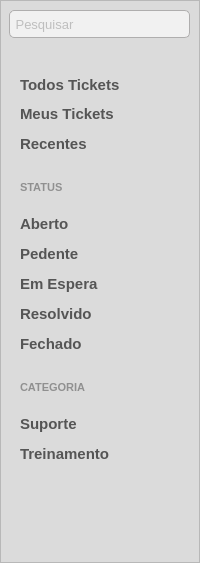
<?xml version="1.0" encoding="UTF-8"?>
<ui version="4.0">
 <class>frm_menu</class>
 <widget class="QFrame" name="frm_menu">
  <property name="geometry">
   <rect>
    <x>0</x>
    <y>0</y>
    <width>200</width>
    <height>563</height>
   </rect>
  </property>
  <property name="minimumSize">
   <size>
    <width>200</width>
    <height>563</height>
   </size>
  </property>
  <property name="maximumSize">
   <size>
    <width>200</width>
    <height>16777215</height>
   </size>
  </property>
  <property name="windowTitle">
   <string>Tickets</string>
  </property>
  <property name="styleSheet">
   <string notr="true">QFrame#frm_menu {
	background-color: #DBDBDB;
}</string>
  </property>
  <layout class="QVBoxLayout" name="vrl_ticket_menu">
   <property name="spacing">
    <number>0</number>
   </property>
   <property name="leftMargin">
    <number>0</number>
   </property>
   <property name="topMargin">
    <number>0</number>
   </property>
   <property name="rightMargin">
    <number>0</number>
   </property>
   <property name="bottomMargin">
    <number>0</number>
   </property>
   <item>
    <widget class="QFrame" name="frm_ticket_menu">
     <property name="minimumSize">
      <size>
       <width>200</width>
       <height>563</height>
      </size>
     </property>
     <property name="maximumSize">
      <size>
       <width>200</width>
       <height>16777215</height>
      </size>
     </property>
     <property name="frameShape">
      <enum>QFrame::StyledPanel</enum>
     </property>
     <property name="frameShadow">
      <enum>QFrame::Raised</enum>
     </property>
     <widget class="QPushButton" name="btn_training">
      <property name="geometry">
       <rect>
        <x>0</x>
        <y>439</y>
        <width>200</width>
        <height>30</height>
       </rect>
      </property>
      <property name="minimumSize">
       <size>
        <width>200</width>
        <height>30</height>
       </size>
      </property>
      <property name="maximumSize">
       <size>
        <width>200</width>
        <height>30</height>
       </size>
      </property>
      <property name="font">
       <font>
        <family>Arial</family>
        <pointsize>11</pointsize>
        <weight>75</weight>
        <bold>true</bold>
        <underline>false</underline>
        <strikeout>false</strikeout>
       </font>
      </property>
      <property name="styleSheet">
       <string notr="true">QPushButton#btn_training {
	text-align:left;
	text-decoration: none;
	margin-left: 20px;
	border: none;
	color: #555555;
}

QPushButton#btn_training:hover {
	color: #00B1FF;
	text-decoration: none;
}

QPushButton#btn_training:pressed {
	color: #00B1FF;
	text-decoration: none;
}

QPushButton#btn_training:focus {
    color: #00B1FF;
	text-decoration: underline;
}</string>
      </property>
      <property name="text">
       <string>Treinamento</string>
      </property>
      <property name="iconSize">
       <size>
        <width>0</width>
        <height>0</height>
       </size>
      </property>
     </widget>
     <widget class="QLineEdit" name="txt_search_ticket">
      <property name="geometry">
       <rect>
        <x>9</x>
        <y>10</y>
        <width>181</width>
        <height>28</height>
       </rect>
      </property>
      <property name="minimumSize">
       <size>
        <width>181</width>
        <height>28</height>
       </size>
      </property>
      <property name="maximumSize">
       <size>
        <width>181</width>
        <height>28</height>
       </size>
      </property>
      <property name="font">
       <font>
        <family>Arial</family>
        <pointsize>10</pointsize>
       </font>
      </property>
      <property name="focusPolicy">
       <enum>Qt::ClickFocus</enum>
      </property>
      <property name="statusTip">
       <string>Pesquisar</string>
      </property>
      <property name="whatsThis">
       <string>Pesquisar</string>
      </property>
      <property name="accessibleName">
       <string>Pesquisar</string>
      </property>
      <property name="accessibleDescription">
       <string>Pesquisar</string>
      </property>
      <property name="styleSheet">
       <string notr="true">QLineEdit#txt_search_ticket {
	background-color: #F1F1F1;
	color: #8C8C8C;
	border: 1px solid #AFAEAE;
	border-radius: 5px;
}</string>
      </property>
      <property name="text">
       <string/>
      </property>
      <property name="maxLength">
       <number>40</number>
      </property>
      <property name="placeholderText">
       <string> Pesquisar</string>
      </property>
     </widget>
     <widget class="QPushButton" name="btn_my_tickets">
      <property name="geometry">
       <rect>
        <x>0</x>
        <y>99</y>
        <width>200</width>
        <height>30</height>
       </rect>
      </property>
      <property name="minimumSize">
       <size>
        <width>200</width>
        <height>30</height>
       </size>
      </property>
      <property name="maximumSize">
       <size>
        <width>200</width>
        <height>30</height>
       </size>
      </property>
      <property name="font">
       <font>
        <family>Arial</family>
        <pointsize>11</pointsize>
        <weight>75</weight>
        <bold>true</bold>
        <underline>false</underline>
        <strikeout>false</strikeout>
       </font>
      </property>
      <property name="styleSheet">
       <string notr="true">QPushButton#btn_my_tickets {
	text-align:left;
	text-decoration: none;
	margin-left: 20px;
	border: none;
	color: #555555;
}

QPushButton#btn_my_tickets:hover {
	color: #00B1FF;
	text-decoration: none;
}

QPushButton#btn_my_tickets:pressed {
	color: #00B1FF;
	text-decoration: none;
}

QPushButton#btn_my_tickets:focus {
    color: #00B1FF;
	text-decoration: underline;
}</string>
      </property>
      <property name="text">
       <string>Meus Tickets</string>
      </property>
      <property name="iconSize">
       <size>
        <width>0</width>
        <height>0</height>
       </size>
      </property>
     </widget>
     <widget class="QPushButton" name="btn_solved">
      <property name="geometry">
       <rect>
        <x>0</x>
        <y>299</y>
        <width>200</width>
        <height>30</height>
       </rect>
      </property>
      <property name="minimumSize">
       <size>
        <width>200</width>
        <height>30</height>
       </size>
      </property>
      <property name="maximumSize">
       <size>
        <width>200</width>
        <height>30</height>
       </size>
      </property>
      <property name="font">
       <font>
        <family>Arial</family>
        <pointsize>11</pointsize>
        <weight>75</weight>
        <bold>true</bold>
        <underline>false</underline>
        <strikeout>false</strikeout>
       </font>
      </property>
      <property name="styleSheet">
       <string notr="true">QPushButton#btn_solved {
	text-align:left;
	text-decoration: none;
	margin-left: 20px;
	border: none;
	color: #555555;
}

QPushButton#btn_solved:hover {
	color: #00B1FF;
	text-decoration: none;
}

QPushButton#btn_solved:pressed {
	color: #00B1FF;
	text-decoration: none;
}

QPushButton#btn_solved:focus {
    color: #00B1FF;
	text-decoration: underline;
}</string>
      </property>
      <property name="text">
       <string>Resolvido</string>
      </property>
      <property name="iconSize">
       <size>
        <width>0</width>
        <height>0</height>
       </size>
      </property>
     </widget>
     <widget class="QPushButton" name="btn_recent">
      <property name="geometry">
       <rect>
        <x>0</x>
        <y>129</y>
        <width>200</width>
        <height>30</height>
       </rect>
      </property>
      <property name="minimumSize">
       <size>
        <width>200</width>
        <height>30</height>
       </size>
      </property>
      <property name="maximumSize">
       <size>
        <width>200</width>
        <height>30</height>
       </size>
      </property>
      <property name="font">
       <font>
        <family>Arial</family>
        <pointsize>11</pointsize>
        <weight>75</weight>
        <bold>true</bold>
        <underline>false</underline>
        <strikeout>false</strikeout>
       </font>
      </property>
      <property name="styleSheet">
       <string notr="true">QPushButton#btn_recent {
	text-align:left;
	text-decoration: none;
	margin-left: 20px;
	border: none;
	color: #555555;
}

QPushButton#btn_recent:hover {
	color: #00B1FF;
	text-decoration: none;
}

QPushButton#btn_recent:pressed {
	color: #00B1FF;
	text-decoration: none;
}

QPushButton#btn_recent:focus {
    color: #00B1FF;
	text-decoration: underline;
}</string>
      </property>
      <property name="text">
       <string>Recentes</string>
      </property>
      <property name="iconSize">
       <size>
        <width>0</width>
        <height>0</height>
       </size>
      </property>
     </widget>
     <widget class="QLabel" name="lbl_status">
      <property name="geometry">
       <rect>
        <x>20</x>
        <y>179</y>
        <width>71</width>
        <height>16</height>
       </rect>
      </property>
      <property name="font">
       <font>
        <family>Arial</family>
        <pointsize>8</pointsize>
        <weight>75</weight>
        <bold>true</bold>
       </font>
      </property>
      <property name="styleSheet">
       <string notr="true">QLabel#lbl_status {
	color: #909090;
}</string>
      </property>
      <property name="text">
       <string>STATUS</string>
      </property>
     </widget>
     <widget class="QPushButton" name="btn_closed">
      <property name="geometry">
       <rect>
        <x>0</x>
        <y>329</y>
        <width>200</width>
        <height>30</height>
       </rect>
      </property>
      <property name="minimumSize">
       <size>
        <width>200</width>
        <height>30</height>
       </size>
      </property>
      <property name="maximumSize">
       <size>
        <width>200</width>
        <height>30</height>
       </size>
      </property>
      <property name="font">
       <font>
        <family>Arial</family>
        <pointsize>11</pointsize>
        <weight>75</weight>
        <bold>true</bold>
        <underline>false</underline>
        <strikeout>false</strikeout>
       </font>
      </property>
      <property name="styleSheet">
       <string notr="true">QPushButton#btn_closed {
	text-align:left;
	text-decoration: none;
	margin-left: 20px;
	border: none;
	color: #555555;
}

QPushButton#btn_closed:hover {
	color: #00B1FF;
	text-decoration: none;
}

QPushButton#btn_closed:pressed {
	color: #00B1FF;
	text-decoration: none;
}

QPushButton#btn_closed:focus {
    color: #00B1FF;
	text-decoration: underline;
}</string>
      </property>
      <property name="text">
       <string>Fechado</string>
      </property>
      <property name="iconSize">
       <size>
        <width>0</width>
        <height>0</height>
       </size>
      </property>
     </widget>
     <widget class="QPushButton" name="btn_all_ticket">
      <property name="geometry">
       <rect>
        <x>0</x>
        <y>70</y>
        <width>200</width>
        <height>30</height>
       </rect>
      </property>
      <property name="minimumSize">
       <size>
        <width>200</width>
        <height>30</height>
       </size>
      </property>
      <property name="maximumSize">
       <size>
        <width>200</width>
        <height>30</height>
       </size>
      </property>
      <property name="font">
       <font>
        <family>Arial</family>
        <pointsize>11</pointsize>
        <weight>75</weight>
        <bold>true</bold>
        <underline>false</underline>
        <strikeout>false</strikeout>
       </font>
      </property>
      <property name="styleSheet">
       <string notr="true">QPushButton#btn_all_ticket {
	text-align:left;
	text-decoration: none;
	margin-left: 20px;
	border: none;
	color: #555555;
}

QPushButton#btn_all_ticket:hover {
	color: #00B1FF;
	text-decoration: none;
}

QPushButton#btn_all_ticket:pressed {
	color: #00B1FF;
	text-decoration: none;
}

QPushButton#btn_all_ticket:focus {
    color: #00B1FF;
	text-decoration: underline;
}</string>
      </property>
      <property name="text">
       <string>Todos Tickets</string>
      </property>
      <property name="iconSize">
       <size>
        <width>0</width>
        <height>0</height>
       </size>
      </property>
     </widget>
     <widget class="QLabel" name="lbl_category">
      <property name="geometry">
       <rect>
        <x>20</x>
        <y>379</y>
        <width>71</width>
        <height>16</height>
       </rect>
      </property>
      <property name="font">
       <font>
        <family>Arial</family>
        <pointsize>8</pointsize>
        <weight>75</weight>
        <bold>true</bold>
       </font>
      </property>
      <property name="styleSheet">
       <string notr="true">QLabel#lbl_category {
	color: #909090;
}</string>
      </property>
      <property name="text">
       <string>CATEGORIA</string>
      </property>
     </widget>
     <widget class="QPushButton" name="btn_open">
      <property name="geometry">
       <rect>
        <x>0</x>
        <y>209</y>
        <width>200</width>
        <height>30</height>
       </rect>
      </property>
      <property name="minimumSize">
       <size>
        <width>200</width>
        <height>30</height>
       </size>
      </property>
      <property name="maximumSize">
       <size>
        <width>200</width>
        <height>30</height>
       </size>
      </property>
      <property name="font">
       <font>
        <family>Arial</family>
        <pointsize>11</pointsize>
        <weight>75</weight>
        <bold>true</bold>
        <underline>false</underline>
        <strikeout>false</strikeout>
       </font>
      </property>
      <property name="styleSheet">
       <string notr="true">QPushButton#btn_open{
	text-align:left;
	text-decoration: none;
	margin-left: 20px;
	border: none;
	color: #555555;
}

QPushButton#btn_open:hover {
	color: #00B1FF;
	text-decoration: none;
}

QPushButton#btn_open:pressed {
	color: #00B1FF;
	text-decoration: none;
}

QPushButton#btn_open:focus {
    color: #00B1FF;
	text-decoration: underline;
}</string>
      </property>
      <property name="text">
       <string>Aberto</string>
      </property>
      <property name="iconSize">
       <size>
        <width>0</width>
        <height>0</height>
       </size>
      </property>
     </widget>
     <widget class="QPushButton" name="btn_on_hold">
      <property name="geometry">
       <rect>
        <x>0</x>
        <y>269</y>
        <width>200</width>
        <height>30</height>
       </rect>
      </property>
      <property name="minimumSize">
       <size>
        <width>200</width>
        <height>30</height>
       </size>
      </property>
      <property name="maximumSize">
       <size>
        <width>200</width>
        <height>30</height>
       </size>
      </property>
      <property name="font">
       <font>
        <family>Arial</family>
        <pointsize>11</pointsize>
        <weight>75</weight>
        <bold>true</bold>
        <underline>false</underline>
        <strikeout>false</strikeout>
       </font>
      </property>
      <property name="styleSheet">
       <string notr="true">QPushButton#btn_on_hold {
	text-align:left;
	text-decoration: none;
	margin-left: 20px;
	border: none;
	color: #555555;
}

QPushButton#btn_on_hold:hover {
	color: #00B1FF;
	text-decoration: none;
}

QPushButton#btn_on_hold:pressed {
	color: #00B1FF;
	text-decoration: none;
}

QPushButton#btn_on_hold:focus {
    color: #00B1FF;
	text-decoration: underline;
}</string>
      </property>
      <property name="text">
       <string>Em Espera</string>
      </property>
      <property name="iconSize">
       <size>
        <width>0</width>
        <height>0</height>
       </size>
      </property>
     </widget>
     <widget class="QPushButton" name="btn_support">
      <property name="geometry">
       <rect>
        <x>0</x>
        <y>409</y>
        <width>200</width>
        <height>30</height>
       </rect>
      </property>
      <property name="minimumSize">
       <size>
        <width>200</width>
        <height>30</height>
       </size>
      </property>
      <property name="maximumSize">
       <size>
        <width>200</width>
        <height>30</height>
       </size>
      </property>
      <property name="font">
       <font>
        <family>Arial</family>
        <pointsize>11</pointsize>
        <weight>75</weight>
        <bold>true</bold>
        <underline>false</underline>
        <strikeout>false</strikeout>
       </font>
      </property>
      <property name="styleSheet">
       <string notr="true">QPushButton#btn_support {
	text-align:left;
	text-decoration: none;
	margin-left: 20px;
	border: none;
	color: #555555;
}

QPushButton#btn_support:hover {
	color: #00B1FF;
	text-decoration: none;
}

QPushButton#btn_support:pressed {
	color: #00B1FF;
	text-decoration: none;
}

QPushButton#btn_support:focus {
    color: #00B1FF;
	text-decoration: underline;
}</string>
      </property>
      <property name="text">
       <string>Suporte</string>
      </property>
      <property name="iconSize">
       <size>
        <width>0</width>
        <height>0</height>
       </size>
      </property>
     </widget>
     <widget class="QPushButton" name="btn_pending">
      <property name="geometry">
       <rect>
        <x>0</x>
        <y>239</y>
        <width>200</width>
        <height>30</height>
       </rect>
      </property>
      <property name="minimumSize">
       <size>
        <width>200</width>
        <height>30</height>
       </size>
      </property>
      <property name="maximumSize">
       <size>
        <width>200</width>
        <height>30</height>
       </size>
      </property>
      <property name="font">
       <font>
        <family>Arial</family>
        <pointsize>11</pointsize>
        <weight>75</weight>
        <bold>true</bold>
        <underline>false</underline>
        <strikeout>false</strikeout>
       </font>
      </property>
      <property name="styleSheet">
       <string notr="true">QPushButton#btn_pending {
	text-align:left;
	text-decoration: none;
	margin-left: 20px;
	border: none;
	color: #555555;
}

QPushButton#btn_pending:hover {
	color: #00B1FF;
	text-decoration: none;
}

QPushButton#btn_pending:pressed {
	color: #00B1FF;
	text-decoration: none;
}

QPushButton#btn_pending:focus {
    color: #00B1FF;
	text-decoration: underline;
}</string>
      </property>
      <property name="text">
       <string>Pedente</string>
      </property>
      <property name="iconSize">
       <size>
        <width>0</width>
        <height>0</height>
       </size>
      </property>
     </widget>
    </widget>
   </item>
  </layout>
 </widget>
 <resources/>
 <connections/>
</ui>
